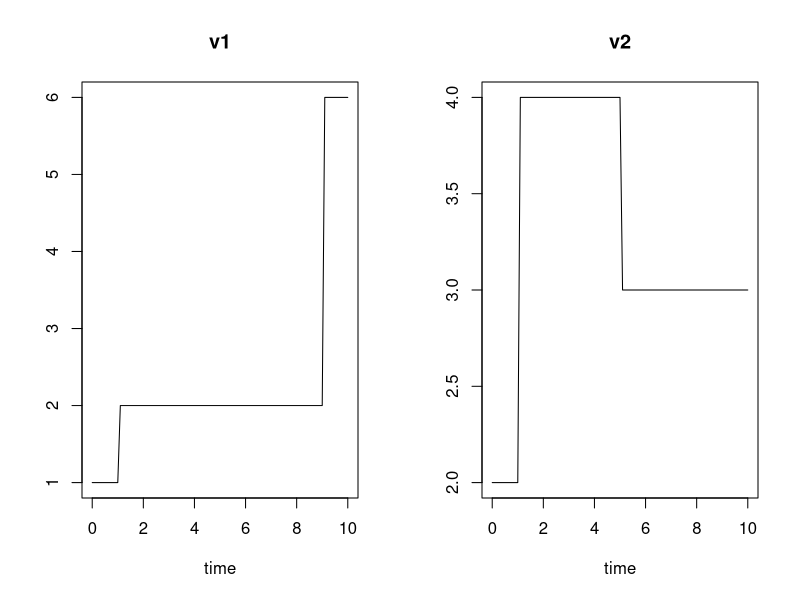
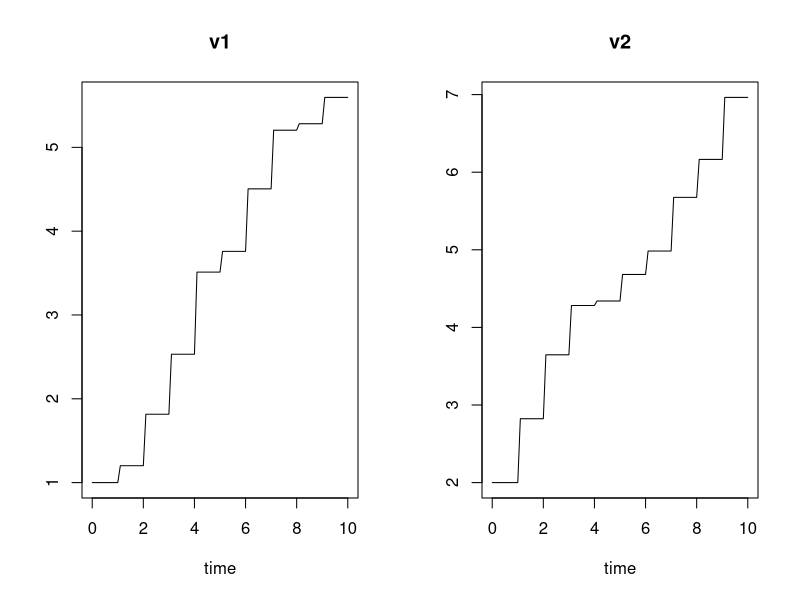
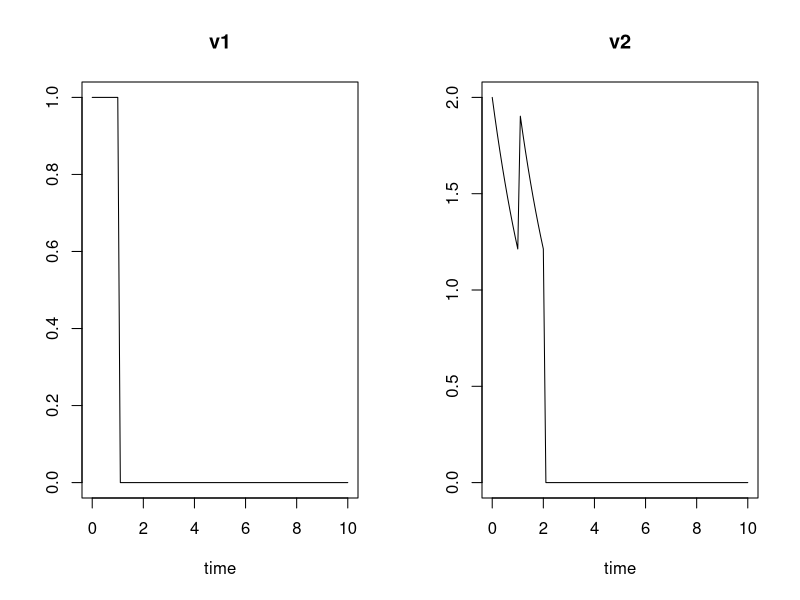
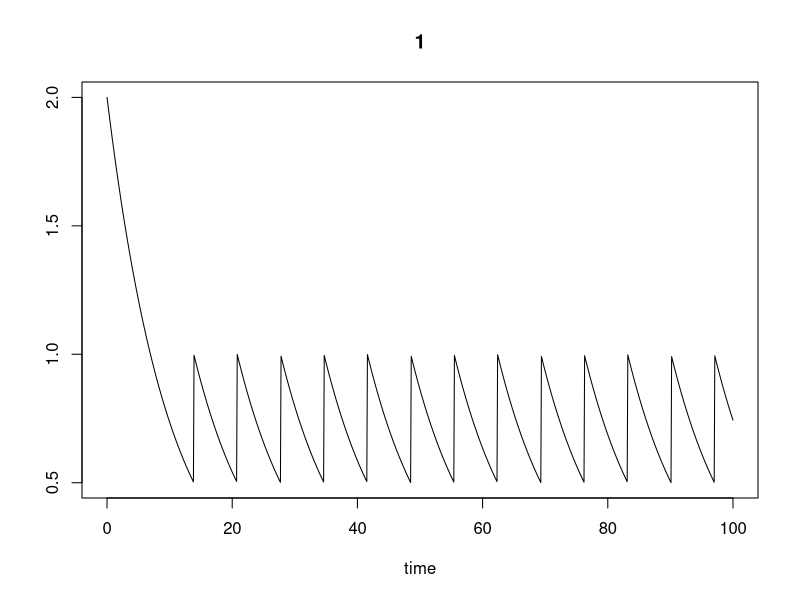

Recreate these plots in R, in order.
# https://rdrr.io/cran/deSolve/man/events.html
# https://tpetzoldt.github.io/deSolve-forcing/deSolve-forcing.html
# https://www.rdocumentation.org/packages/deSolve/versions/1.7/topics/events

# this is how deSolve handles events
# https://github.com/cran/deSolve/blob/dcae22b4400deb28f6c01a9c9d8a1f5fe686cc53/R/checkevents.R
## =============================================================================
## EVENTS in a data.frame
## =============================================================================
library(deSolve)

# model: rate of change set to 0
eventmod <- function(t,var,parms) {
  list(dvar = rep(0,2))
}

yini <- c(v1 = 1, v2 = 2)
times <- seq(0,10, by=0.1)

#
eventdat <- data.frame(var = c("v1", "v2", "v2", "v1"), time = c(1,1,5,9) ,
  value = c(1,2,3,4), method =c("add", "mult","rep","add"))

eventdat

out <- vode(func=eventmod, y=yini, times=times, parms=NULL,
  events=list(data=eventdat))
plot(out,type="l")

#
eventdat <- data.frame(var = c(rep("v1",10),rep( "v2", 10)),
  time = c(1:10,1:10), value = runif(20), method =rep("add", 20))

eventdat
out <- ode(func=eventmod, y=yini, times=times, parms=NULL,
  events=list(data=eventdat))

plot(out,type="l")

## =============================================================================
## EVENTS in a function
## =============================================================================

# model: rate of change v1 = 0, v2 consumed at first-order rate
eventmod <- function(t,var,parms) {
   list(c(0,-0.5*var[2]))
}


# events: add 1 to v1,multiply v2 with 0.8
eventfun <- function(t,y,parms){
  with (as.list(y),{
    v1 <- v1+1
    v2 <- 5*runif(1)
    return(c(v1,v2))
  })
}



eventfun <- function(t,y,parms){
  y["v2"] <- 2*y["v1"]
  y["v1"] <- 0
  return(y)
}
eventdat <- data.frame(var = "v1", time = 1:9,
  value = 1, method =c("add"))

# the eventdat seems to get ignored - see the deSolve link above, it's because
#  they have nested returns, and if "func" is found, a return is done before data
#  is processed

yini <- c(v1 = 1, v2 = 2)
times <- seq(0,10, by=0.1)

out <- ode(func=eventmod, y=yini, times=times, parms=NULL,
  events=list(data=eventdat, func=eventfun, time=1:9) )
plot(out,type="l")

## =============================================================================
## EVENTS triggered by a root function
## =============================================================================

# derivative: simple first-order decay
func <- function(t, y, pars) {
  return(list(-0.1*y))
}

# event triggered if state variable =0.5
rootfun <- function (t, y, pars) {
  return(y-0.5)
}

# sets state vaiable = 1
eventfun <- function(t, y, pars) {
  return(y=1)
}

yini <- 2

times <- seq(0,100,0.1)

# uses lsodar to solve; root =TRUE specifies that the event is triggered by
# a root.
out <- lsodar(times=times, y=yini, func = func, parms=NULL,
  events=list(func = eventfun, root = TRUE),
  rootfun = rootfun)

plot(out,type="l")
